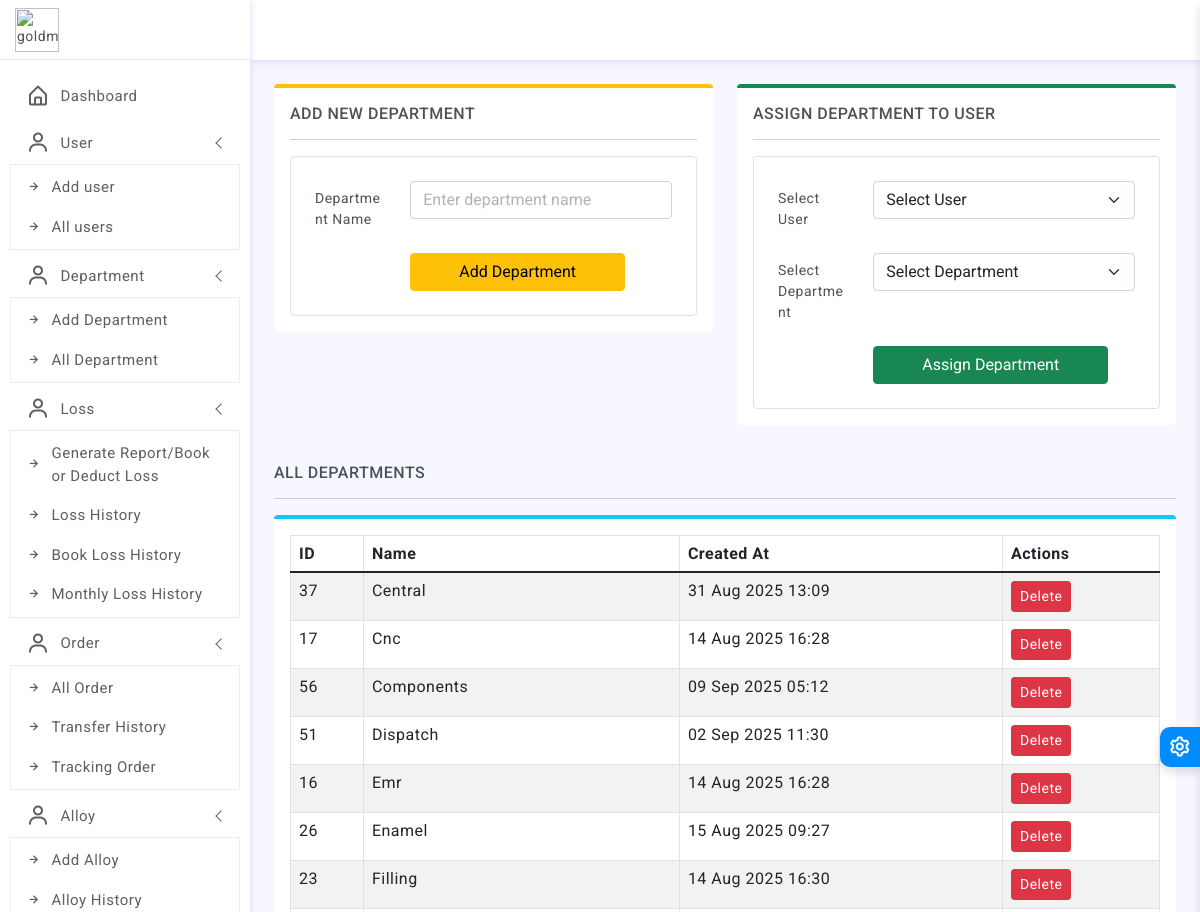
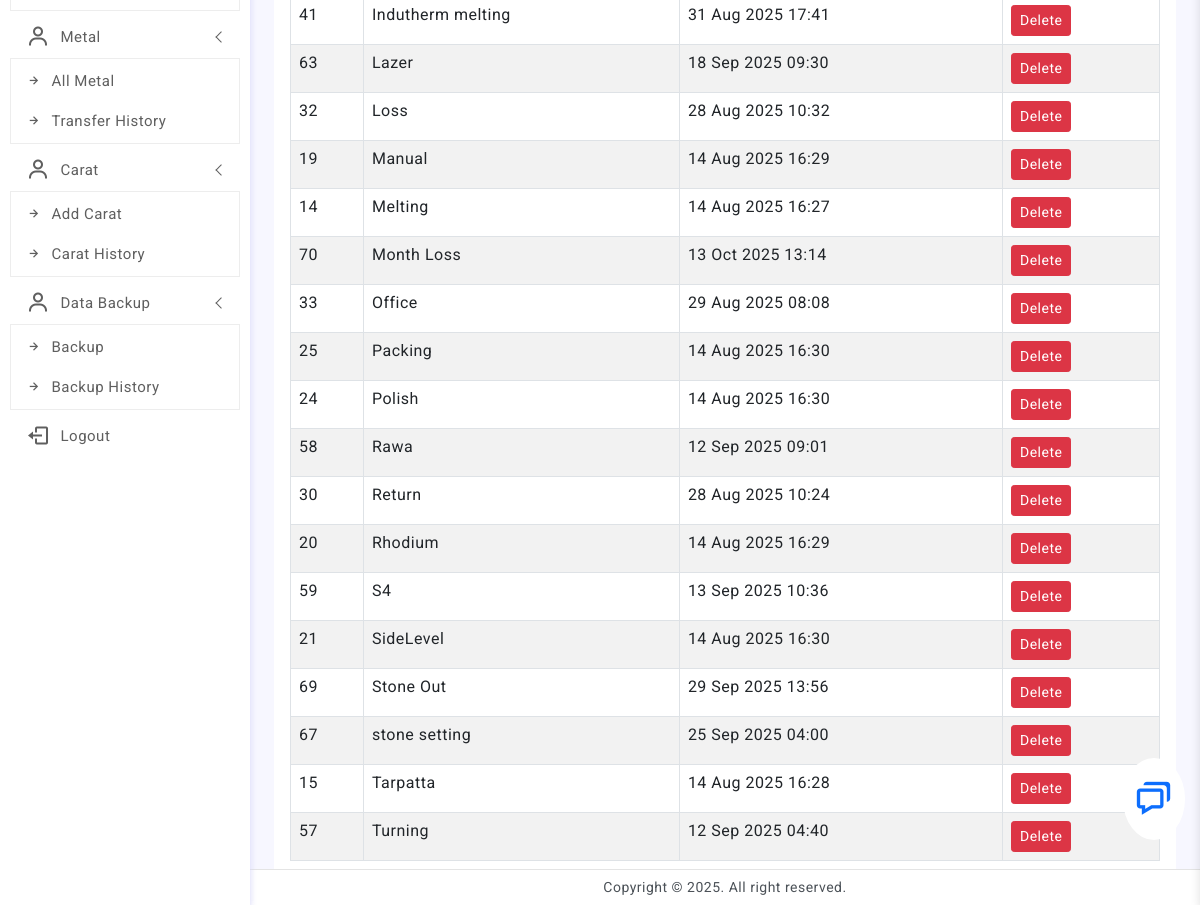
/jfdkgSD__UUECV_PIOU123/assign_role.php (signed in), run on the app's committed database (2 pictures, top to bottom).
### tables this page shows
CREATE TABLE `departments` (
  `id` int(11) NOT NULL,
  `name` varchar(100) NOT NULL,
  `role` varchar(100) NOT NULL DEFAULT '0,2,5' COMMENT '0->all order\r\n3->edit order\r\n4->delete order\r\n1->add Order\r\n2->transfer order\r\n5->Accept orders\r\n6->all Metal\r\n7->edit Metal\r\n8->delete Metal\r\n9->add Metal\r\n10->transfer Metal\r\n11->Accept Metal',
  `created_at` timestamp NOT NULL DEFAULT current_timestamp(),
  `admin` varchar(100) NOT NULL DEFAULT '0' COMMENT '0->not admin\r\n1->admin',
  `use_gold` varchar(100) NOT NULL DEFAULT '0',
  `loss` varchar(100) NOT NULL DEFAULT '0',
  `previous_gold` varchar(100) NOT NULL DEFAULT '0',
  `melting_value` varchar(100) NOT NULL DEFAULT '0'
);

### jfdkgSD__UUECV_PIOU123/assign_role.php (the view, shortened to what this page needs)
<?php
include 'include/header.php';
?>
<div class="page-wrapper">
    <div class="page-content">
        <div class="row">
            <div class="col-xl-6">
                <form action="validation/add_department.php" method="POST">
                    <div class="card border-top border-0 border-4 border-warning">
                        <div class="card-body">
                            <h6 class="mb-0 text-uppercase">Add New Department</h6>
                            <hr/>
                            <div class="border p-4 rounded">
                                <div class="row mb-3">
                                    <label class="col-sm-3 col-form-label">Department Name</label>
                                    <div class="col-sm-9">
                                        <input type="text" name="name" class="form-control" placeholder="Enter department name" required>
                                    </div>
                                </div>
                                <div class="row">
                                    <label class="col-sm-3 col-form-label"></label>
                                    <div class="col-sm-9">
                                        <button type="submit" class="btn btn-warning px-5">Add Department</button>
                                    </div>
                                </div>
                            </div>
                        </div>
                    </div>
                </form>
            </div>
            <div class="col-xl-6">
                <form action="validation/assign_department.php" method="POST">
                    <div class="card border-top border-0 border-4 border-success">
                        <div class="card-body">
                            <h6 class="mb-0 text-uppercase">Assign Department to User</h6>
                            <hr/>
                            <div class="border p-4 rounded">
                                <div class="row mb-3">
                                    <label class="col-sm-3 col-form-label">Select User</label>
                                    <div class="col-sm-9">
                                        <select name="user_id" class="form-select" required>
                                            <option value="">Select User</option>
                                        </select>
                                    </div>
                                </div>
                                <div class="row mb-3">
                                    <label class="col-sm-3 col-form-label">Select Department</label>
                                    <div class="col-sm-9">
                                        <select name="department_id" class="form-select" required>
                                            <option value="">Select Department</option>
                                        </select>
                                    </div>
                                </div>
                                <div class="row">
                                    <label class="col-sm-3 col-form-label"></label>
                                    <div class="col-sm-9">
                                        <button type="submit" class="btn btn-success px-5">Assign Department</button>
                                    </div>
                                </div>
                            </div>
                        </div>
                    </div>
                </form>
            </div>
        </div>
        <div class="col-xl-12 mx-auto mt-4">
            <h6 class="mb-0 text-uppercase">All Departments</h6>
            <hr/>
            <div class="card border-top border-0 border-4 border-info">
                <div class="card-body">
                    <div class="table-responsive">
                        <table class="table table-striped table-bordered">
                            <thead>
                                <tr>
                                    <th>ID</th>
                                    <th>Name</th>
                                    <th>Created At</th>
                                    <th>Actions</th>
                                </tr>
                            </thead>
                            <tbody>
                                <?php
                                $departments = $link->query("SELECT * FROM departments ORDER BY name");
                                while ($dept = $departments->fetch_assoc()): ?>
                                <tr>
                                    <td><?= $dept['id'] ?></td>
                                    <td><?= htmlspecialchars($dept['name']) ?></td>
                                    <td><?= date('d M Y H:i', strtotime($dept['created_at'])) ?></td>
                                    <td>
                                        <a href="javascript:void(0)" onclick="confirmDelete(<?= $dept['id'] ?>)" class="btn btn-sm btn-danger">Delete</a>
                                    </td>
                                </tr>
                                <?php endwhile; ?>
                            </tbody>
                        </table>
                    </div>
                </div>
            </div>
        </div>
    </div>
</div>
<?php include 'include/footer.php'; ?>

### jfdkgSD__UUECV_PIOU123/assets/css/app.css (style rules this page uses)
body { font-size: 14px; color: #4c5258; letter-spacing: .5px; background: #f7f7ff; overflow-x: hidden; font-family: Roboto, sans-serif }
.page-wrapper { height: 100%; margin-top: 60px; margin-bottom: 30px; margin-left: 250px }
.page-content { padding: 1.5rem 1.5rem 0.7rem 1.5rem }
input::placeholder { color: #000!important; opacity: .3!important }

### data on the page
departments: id "37", name "Central", created_at "31 Aug 2025 13:09"
departments: id "17", name "Cnc", created_at "14 Aug 2025 16:28"
departments: id "56", name "Components", created_at "09 Sep 2025 05:12"
departments: id "51", name "Dispatch", created_at "02 Sep 2025 11:30"
departments: id "16", name "Emr", created_at "14 Aug 2025 16:28"
departments: id "26", name "Enamel", created_at "15 Aug 2025 09:27"
departments: id "23", name "Filling", created_at "14 Aug 2025 16:30"
departments: id "41", name "Indutherm melting", created_at "31 Aug 2025 17:41"
departments: id "63", name "Lazer", created_at "18 Sep 2025 09:30"
departments: id "32", name "Loss", created_at "28 Aug 2025 10:32"
departments: id "19", name "Manual", created_at "14 Aug 2025 16:29"
departments: id "14", name "Melting", created_at "14 Aug 2025 16:27"
departments: id "70", name "Month Loss", created_at "13 Oct 2025 13:14"
departments: id "33", name "Office", created_at "29 Aug 2025 08:08"
departments: id "25", name "Packing", created_at "14 Aug 2025 16:30"
departments: id "24", name "Polish", created_at "14 Aug 2025 16:30"
departments: id "58", name "Rawa", created_at "12 Sep 2025 09:01"
departments: id "30", name "Return", created_at "28 Aug 2025 10:24"
departments: id "20", name "Rhodium", created_at "14 Aug 2025 16:29"
departments: id "59", name "S4", created_at "13 Sep 2025 10:36"
departments: id "21", name "SideLevel", created_at "14 Aug 2025 16:30"
departments: id "69", name "Stone Out", created_at "29 Sep 2025 13:56"
departments: id "67", name "stone setting", created_at "25 Sep 2025 04:00"
departments: id "15", name "Tarpatta", created_at "14 Aug 2025 16:28"
departments: id "57", name "Turning", created_at "12 Sep 2025 04:40"
